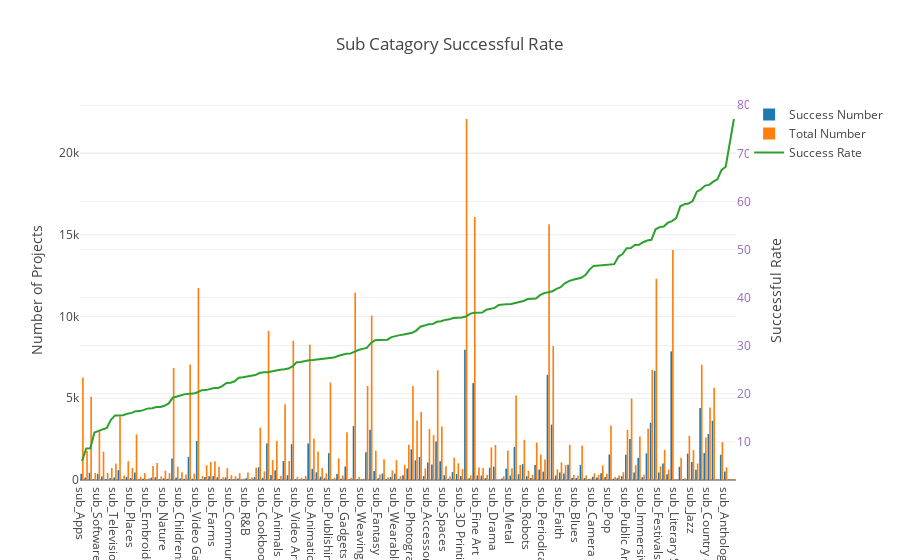

The notebook cell saved with this chart:
### Markdown cell above
> It is suprising that low successful rate of technology category. I guess X

### Code cell
success_proj = data[data["state"] == True]
suc_sub_cat = pd.DataFrame(success_proj.category.value_counts())
suc_sub_cat.columns = ["suc_cat"]
suc_sub_cat["total"] = data.category.value_counts()
suc_sub_cat["rate"] = suc_sub_cat.suc_cat / suc_sub_cat.total * 100
suc_sub_cat.index = le.inverse_transform(suc_sub_cat.index)
suc_sub_cat.sort_values(by="rate",inplace=True)

gdata = [go.Bar(x = suc_sub_cat.index, y = suc_sub_cat.suc_cat, name = "Success Number"),
        go.Bar(x = suc_sub_cat.index, y = suc_sub_cat.total,name = "Total Number"),
        go.Scatter(x = suc_sub_cat.index, y = suc_sub_cat.rate,yaxis='y2', name = "Success Rate")
       ]

iplot(go.Figure(data = gdata, 
        layout = go.Layout(
            title='Sub Catagory Successful Rate',
        yaxis=dict(
            title='Number of Projects'
        ),
        yaxis2=dict(
            title='Successful Rate',
            tickfont=dict(
                color='rgb(148, 103, 189)'
            ),
            overlaying='y',
            side='right'
        )
        )
     )
     )

### Figure 1 — Plotly figure (JSON) as saved in the notebook; plotly's stock layout.template omitted (floating-point values rounded to 4 significant figures; data arrays with more than 128 entries replaced by an {"elided": "..."} marker saying what was removed)
{"data": [{"name": "Success Number", "type": "bar", "uid": "b09b3aaf-20f0-428c-aecb-76f95e0a4c0d", "x": {"elided": "159 str values"}, "y": {"elided": "159 int values"}}, {"name": "Total Number", "type": "bar", "uid": "c794f868-f7d7-4fbd-8ce0-f7d7101590f0", "x": {"elided": "159 str values"}, "y": {"elided": "159 int values"}}, {"name": "Success Rate", "type": "scatter", "uid": "8888daa0-3936-483e-b07f-4eb0676b34d7", "x": {"elided": "159 str values"}, "y": {"elided": "159 float values"}, "yaxis": "y2"}], "layout": {"title": "Sub Catagory Successful Rate", "yaxis": {"title": "Number of Projects"}, "yaxis2": {"overlaying": "y", "side": "right", "tickfont": {"color": "rgb(148, 103, 189)"}, "title": "Successful Rate"}}}
